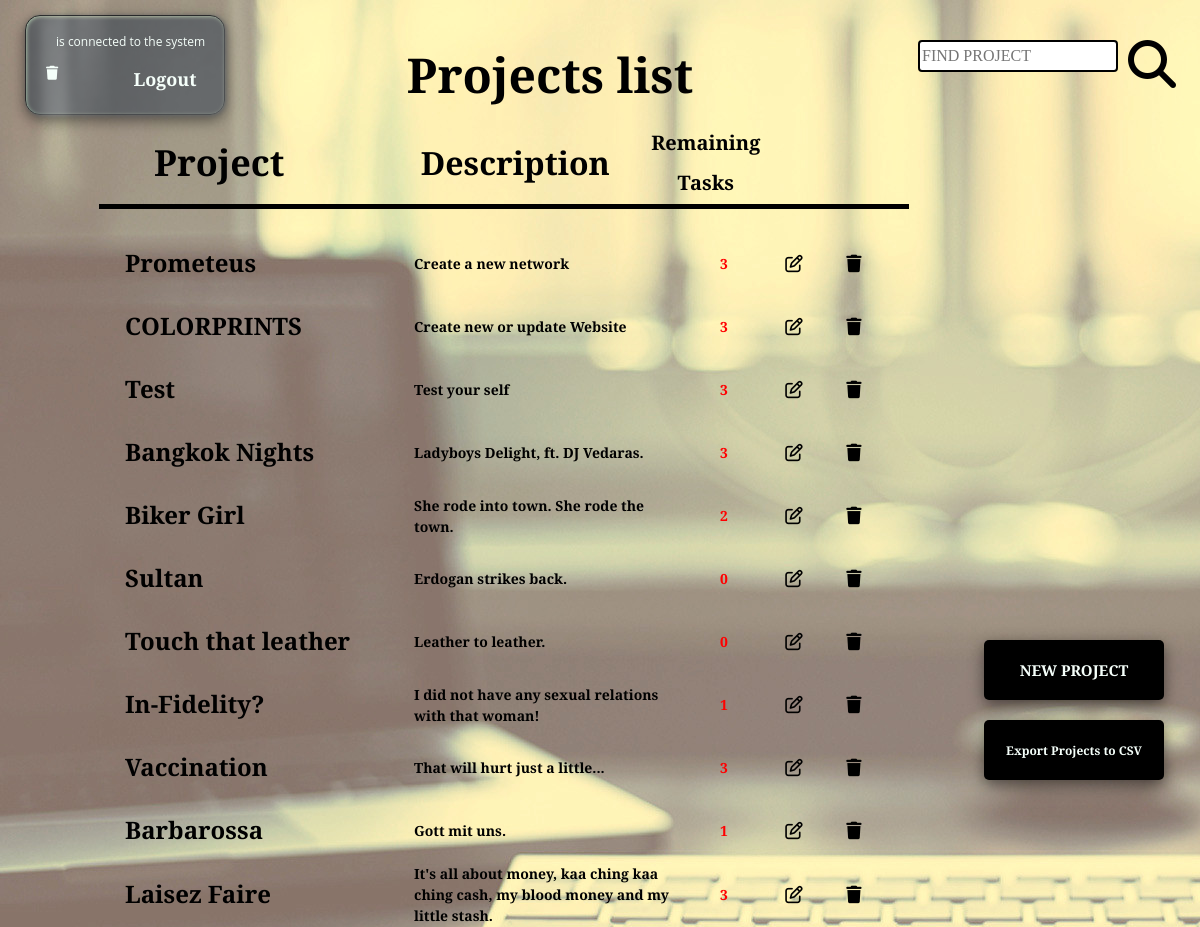
Screenshot of /workspace.php (signed in) with the database file from the repository.
### tables this page shows
CREATE TABLE `projects` (
  `ID` int(8) NOT NULL,
  `name` varchar(64) NOT NULL,
  `description` varchar(256) DEFAULT NULL
);

### workspace.php (the view, shortened to what this page needs)
<?php
require_once 'connection/connect.php';
?>
<!DOCTYPE html>
<html lang="en">
<head>
    <link href="css/style2.css" rel="stylesheet">
</head>
<body>
    <div id="theuser">
        <center>
        </center>
        <p id="loginmessage">is connected to the system</p>
        <a href="delete.php" class="d_user" onclick="return confirm('Are you sure? Process after deletion can be undone!')"><i id="delacc" class="fas fa-trash fa-sm"></i></a>
        <a href="connection/logout.php" class="logout">Logout</a>
    </div>
    <div class="searchbox">
        <input type="text" id="search" placeholder='FIND PROJECT'>
        <i class='fas fa-search fa-3x'></i>
    </div>
    <div id="projheader">
        <h1 id="plisth1">Projects list</h1>
        <div id="tableheader">
            <table id="subtable">
                <tr class="theder">
                    <th class="projectrow">Project</th>
                    <th class="description">Description</th>
                    <th id="remtasks">Remaining Tasks</th>
                    <th id="write"> </th>
                    <th id="delete"> </th>
                </tr>
            </table>
        </div>
    </div>
    <div id="allprojects">
        <table>
            <?php
            $query = "SELECT * FROM projects ORDER BY ID DESC";
            $result = mysqli_query($connect, $query);
            if (mysqli_num_rows($result) > 0) {
                while ($row = mysqli_fetch_array($result)) {
                    $projectID = $row['ID'];
                    $countTasks = "SELECT count(*) as taskQuantity FROM `tasks` WHERE projectID = '$projectID'";
                    $countResult = $connect->query($countTasks);
                    $task1 = $countResult->fetch_assoc();
                    $countCompleted = "SELECT count(*) as taskCompleted FROM `tasks` WHERE projectID = '$projectID' AND status = 'completed'";
                    $completedResult = $connect->query($countCompleted);
                    $task3 = $completedResult->fetch_assoc();
            ?>
                    <tr>
                        <td class="name"><a href="tasks.php?id=<?php echo $row['ID']; ?>"><?php echo $row["name"]; ?></a></td>
                        <td><?php echo $row["description"]; ?></td>
                        <td style="color:red"><?php echo $task1["taskQuantity"] - $task3["taskCompleted"]; ?></td>
                        <td class="icspace"><a id="edit" href="connection/edit.php?id=<?php echo $row['ID']; ?>"><i class="far fa-edit fa fa-lg"></i></a></td>
                        <td class="icspace"><a href="connection/del.php?id=<?php echo $row['ID']; ?>"><i class="fas fa-trash fa-lg"></i></a></td>
                    </tr>
            <?php
                }
            }
            ?>
        </table>
        <center><a href="#" onclick="toggle()" class="newproj">
                <h2>NEW PROJECT</h2>
            </a></center>
        <a href="connection/export_project.php" class="exproject">
            <p>Export Projects to CSV</p>
        </a>
    </div>
</body>
</html>

### rows the page displays
projects: name "Prometeus", description "Create a new network", taskCompleted "3"
projects: name "COLORPRINTS", description "Create new or update Website", taskCompleted "3"
projects: name "Test", description "Test your self", taskCompleted "3"
projects: name "Bangkok Nights", description "Ladyboys Delight, ft. DJ Vedaras.", taskCompleted "3"
projects: name "Biker Girl", description "She rode into town. She rode the town.", taskCompleted "2"
projects: name "Sultan", description "Erdogan strikes back.", taskCompleted "0"
projects: name "Touch that leather", description "Leather to leather.", taskCompleted "0"
projects: name "In-Fidelity?", description "I did not have any sexual relations with that woman!", taskCompleted "1"
projects: name "Vaccination", description "That will hurt just a little...", taskCompleted "3"
projects: name "Barbarossa", description "Gott mit uns.", taskCompleted "1"
projects: name "Laisez Faire", description "It's all about money, kaa ching kaa ching cash, my blood money and my little stash.", taskCompleted "3"
